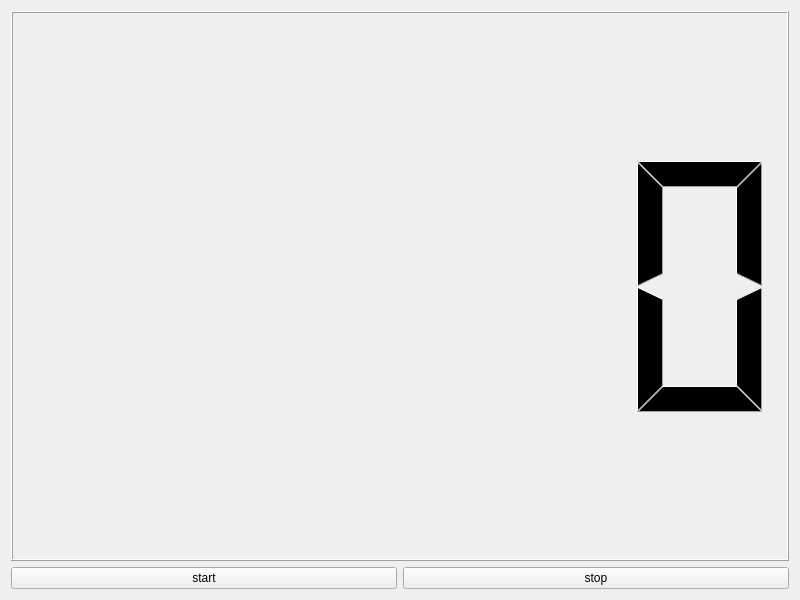
<?xml version="1.0" encoding="UTF-8"?>
<ui version="4.0">
 <class>Widget</class>
 <widget class="QWidget" name="Widget">
  <property name="geometry">
   <rect>
    <x>0</x>
    <y>0</y>
    <width>800</width>
    <height>600</height>
   </rect>
  </property>
  <property name="windowTitle">
   <string>Widget</string>
  </property>
  <layout class="QGridLayout" name="gridLayout">
   <item row="0" column="0" colspan="2">
    <widget class="QLCDNumber" name="lcdNumber"/>
   </item>
   <item row="1" column="0">
    <widget class="QPushButton" name="pushButton_start_stop">
     <property name="text">
      <string>start</string>
     </property>
    </widget>
   </item>
   <item row="1" column="1">
    <widget class="QPushButton" name="pushButton_2">
     <property name="text">
      <string>stop</string>
     </property>
    </widget>
   </item>
  </layout>
 </widget>
 <resources/>
 <connections/>
</ui>
